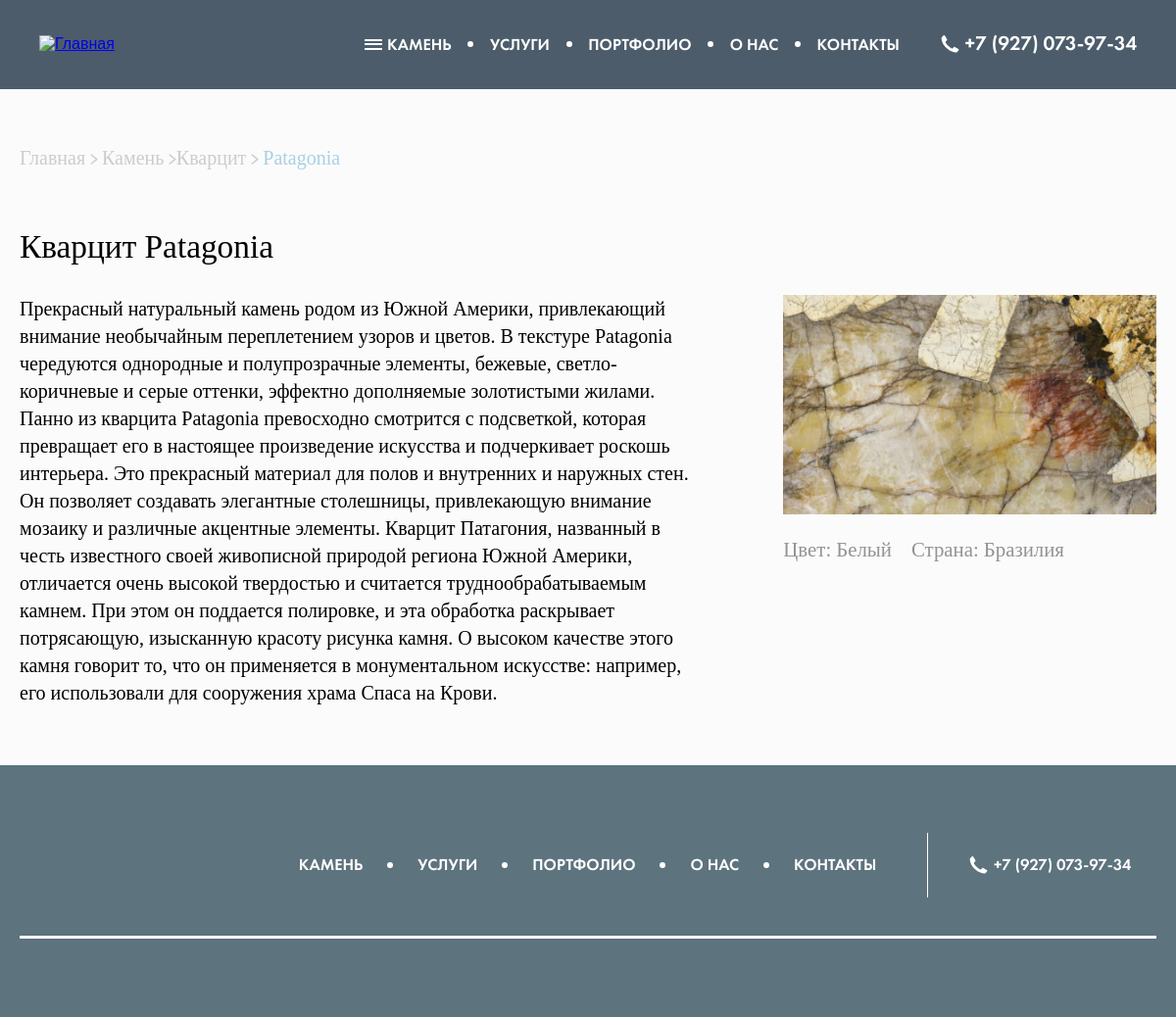
The page /каталог/камень/25 on the database its author committed.
### catalog/models.py (models this page shows, shortened)
class Product(models.Model):
    name = models.CharField(max_length=50, verbose_name='Наименование')
    category = models.ForeignKey(Category, verbose_name='Тип материала', on_delete=models.PROTECT)
    color = models.CharField(max_length=30, verbose_name='Цвет')
    country = models.CharField(max_length=50, verbose_name='Страна')
    description = models.TextField(verbose_name='Описание')
    image = models.ImageField(verbose_name='Изображение', upload_to=get_prod_image_path)
    slug = models.SlugField(verbose_name='URL', unique=True, blank=True, null=True)
    class Meta:
        db_table: str = 'product'
        verbose_name: str = 'Товар'
        verbose_name_plural = 'Товары'

class Category(models.Model):
    name = models.CharField(max_length=20, verbose_name='Категория')
    image = models.ImageField(verbose_name='Изображение', upload_to='categories/')
    class Meta:
        db_table: str = 'category'
        verbose_name: str = 'Категория'
        verbose_name_plural = 'Категории'

### catalog/views.py (called while the page is built)
    def get_object(self, queryset=None) -> Product:
        return get_object_or_404(Product, pk=self.kwargs['pk'])

    def get_context_data(self, **kwargs) -> Dict:
        context: Dict = super().get_context_data(**kwargs)
        object = self.get_object()
        context.update({
            'title': f'{object.category.name} {object.name} - Эстетика камня',
        })
        return context

### catalog/templates/catalog/product_detail.html (shortened to what this page needs)
{% extends 'main/base.html' %}
{% load static %}
{% block main %}
    <section class="stoun">
        <div class="stoun__container container">
            <div class="stoun__links-block">
                <a href="{% url 'main' %}" class="catalog-page__link reset-link">Главная</a>
                <svg class="catalog-page__link-arrow" width="11" height="15" viewBox="0 0 11 15" fill="none" xmlns="http://www.w3.org/2000/svg">
                    <path d="M1.74609 1.41705L9.28028 7.58341L1.71652 13.7144" stroke="#CCCCCC" stroke-width="2" stroke-linecap="round" stroke-linejoin="round"/>
                </svg>
                <a href="{% url 'catalog' %}" class="catalog-page__link reset-link">Камень</a>
                <svg class="catalog-page__link-arrow" width="11" height="15" viewBox="0 0 11 15" fill="none" xmlns="http://www.w3.org/2000/svg">
                    <path d="M1.74609 1.41705L9.28028 7.58341L1.71652 13.7144" stroke="#CCCCCC" stroke-width="2" stroke-linecap="round" stroke-linejoin="round"/>
                </svg><a href="{% url 'catalog' %}" class="catalog-page__link reset-link">{{ object.category.name }}</a>
                <svg class="catalog-page__link-arrow" width="11" height="15" viewBox="0 0 11 15" fill="none" xmlns="http://www.w3.org/2000/svg">
                    <path d="M1.74609 1.41705L9.28028 7.58341L1.71652 13.7144" stroke="#CCCCCC" stroke-width="2" stroke-linecap="round" stroke-linejoin="round"/>
                </svg>
                <span class="catalog-page__links-block-active">{{object.name}}</span>
            </div>
            <div class="stoun__card">
                <h2 class="stoun__card-title reset-text">{{object.category.name}} {{ object.name }}</h2>
                <div class="stoun__card-description-block">
                    <p class="stoun__card-description reset-text">
                        {{object.description}}
                    </p>
                    <div class="stoun__card-content">
                        <img src="{{object.image.url}}" alt="" class="stoun__card-img">
                        <div class="stoun__card-content-info">
                            <div class="stoun__card-content-info-item stoun-color-info">
                                <p class="stoun__card-content-info-item-label">Цвет:</p>
                                <p class="stoun__card-content-info-item-text">{{object.color}}</p>
                            </div>
                            <div class="stoun__card-content-info-item">
                                <p class="stoun__card-content-info-item-label">Страна:</p>
                                <p class="stoun__card-content-info-item-text">{{object.country}}</p>
                            </div>
                        </div>
                    </div>
                </div>
            </div>
        </div>
    </section>
{% endblock %}

### static_dev/base/css/base.css (style rules this page uses)
html { box-sizing: border-box; font-family: "Roboto-Light", sans-serif; background-color: #FBFBFB; }
body { margin: 0; min-height: 100vh; display: flex; flex-direction: column; }
*, *:before, *:after { box-sizing: inherit; }
.container { max-width: 1440px; margin: 0 auto; padding-inline: 20px; }
.reset-link { color: inherit; text-decoration: None; }
.reset-text { margin: 0; padding: 0; }
section { margin-bottom: 60px; }

### static_dev/main/css/main.css (style rules this page uses)
.catalog-page__link { font-size: 24px; font-family: "MontserratMedium"; font-weight: 100; color: #CCC; }
.catalog-page__links-block-active { font-size: 24px; font-family: "MontserratMedium"; font-weight: 100; color: #A8D0E4 }
.stoun { padding-top: 150px; }
.stoun__card-title { font-size: 40px; font-weight: 100; font-family: 'Montserrat-Regular'; margin-bottom: 30px; }
.stoun__links-block { margin-bottom: 60px; }
.stoun__card-description-block { display: flex; }
.stoun__card-description { line-height: 140%; width: 60%; font-size: 24px; font-weight: 100; font-family: 'Montserrat-Regular'; }
.stoun__card-content { width: 40%; padding-left: 100px; }
.stoun__card-img { width: 100%; }
.stoun__card-content-info { display: flex; }
.stoun__card-content-info-item { display: flex; }
.stoun-color-info { margin-right: 20px; }
.stoun__card-content-info-item-label { color: #939393; margin-right: 5px; font-size: 25px; font-family: 'Montserrat-Regular'; }
.stoun__card-content-info-item-text { color: #939393; font-size: 25px; font-family: 'Montserrat-Regular'; }

### static_dev/main/css/media.css (style rules this page uses)
@media (max-width: 1439px) { .catalog-page__link { font-size: calc(24 / 1440 * 100vw); } }
@media (max-width: 1439px) { .catalog-page__link-arrow { width: 8px; height: 11px; } }
@media (max-width: 1439px) { .catalog-page__links-block-active { font-size: calc(24 / 1440 * 100vw); } }
@media (max-width: 1439px) { .stoun__card-description { font-size: calc(24 / 1440 * 100vw); } }
@media (max-width: 1439px) { .stoun__card-content { padding-left: calc(100 / 1440 * 100vw); } }
@media (max-width: 1439px) { .stoun__card-title { font-size: calc(40 / 1440 * 100vw); } }
@media (max-width: 1439px) { .stoun__card-content-info-item-label { font-size: calc(25 / 1440 * 100vw); } }
@media (max-width: 1439px) { .stoun__card-content-info-item-text { font-size: calc(25 / 1440 * 100vw); } }

### rows shown on the page
Product: category.name "Кварцит", name "Patagonia", description "Прекрасный натуральный камень родом из Южной Америки, привлекающий внимание необычайным переплетением узоров и цветов. В текстуре Patagonia чередуются однородные и полупрозрачные элементы, бежевые, светло-коричневые и серые оттенки, эффектно дополняемые золотистыми жилами. Панно из кварцита Patagonia превосходно смотрится с подсветкой, которая превращает его в настоящее произведение искусства и подчеркивает роскошь интерьера. Это прекрасный материал для полов и внутренних и наружных стен. Он позволяет создавать элегантные столешницы, привлекающую внимание мозаику и различные акцентные элементы. Кварцит Патагония, названный в честь известного своей живописной природой региона Южной Америки,…", image (picture), color "Белый", country "Бразилия"
